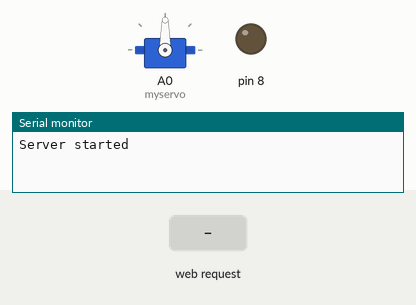
This sketch was run on a simulated Arduino Uno, built with avr-gcc and run on an emulated ATmega328P. On the bench: servo, output pins drawn as LEDs (lit = HIGH), the last lines printed to the serial monitor. The test bench sets the inputs (shaded band). WiFi joins after 1.5 s; servers stay silent unless stated.

Above: at 1.2 s.
1.3 s: HTTP request GET /ledon received
At 1.9 s:
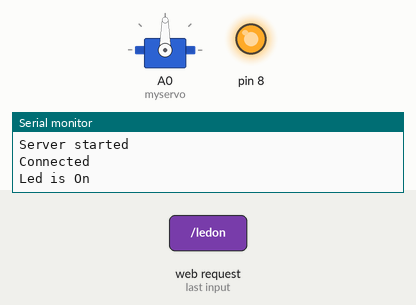
2.8 s: HTTP request GET /opendoor received
At 4.2 s:
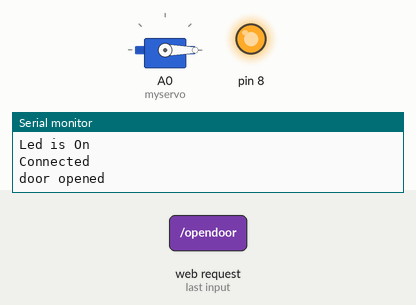
4.5 s: HTTP request GET /ledoff received
At 5.7 s:
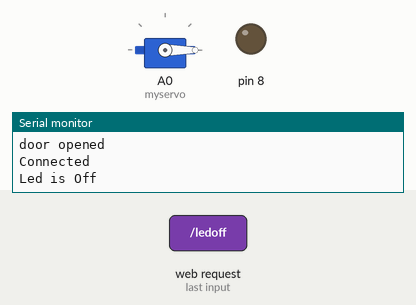
Timing chart, 0 to 7.5 s (numbered marks = the images above; inputs shaded):
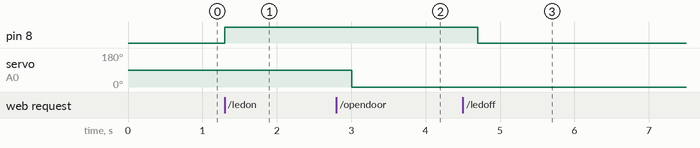

The sketch:

crcSocket.ino
```cpp
#include <SPI.h>
#include <Ethernet.h>
#include <Servo.h>
// Enter a MAC address, IP address and Portnumber for your Server below.
// The IP address will be dependent on your local network:
byte mac[] = { 0xDE, 0xAD, 0xBE, 0xEF, 0xFE, 0xED };
IPAddress ip(192,168,25, 6);
byte gateway[] = { 192, 168, 25, 1 };
int serverPort=80;
// Initialize the Ethernet server library
// with the IP address and port you want to use
EthernetServer server(serverPort);

Servo myservo;

void setup()
{
  // start the serial for debugging
  Serial.begin(9600);
  // start the Ethernet connection and the server:
  Ethernet.begin(mac, ip,gateway);
  server.begin();
  Serial.println("Server started");//log
  pinMode(8, OUTPUT);
  myservo.attach(A0);
}

void loop()
{
  // listen for incoming clients
  EthernetClient client = server.available();
  if (client) {
    String clientMsg =String(30);
    Serial.println("Connected");
    while (client.connected()) {
      if (client.available()) {
        char c = client.read();
        //Serial.print(c);
        clientMsg+=c;//store the recieved chracters in a string
        //if the character is an "end of line" the whole message is recieved
        if (c == '\n') {
          //Serial.println("Message from Client:"+clientMsg);//print it to the serial

          if(clientMsg.indexOf("ledon")>0)
          {
              Serial.println("Led is On");
              digitalWrite(8, HIGH);
          }
          else
          {
            if(clientMsg.indexOf("ledoff")>0)
            {
                Serial.println("Led is Off");
                digitalWrite(8, LOW);
            }
            else
            {
              if(clientMsg.indexOf("opendoor")>0)
              {
                Serial.println("door opened");
                myservo.write(0);
              }
              else
              {
                if(clientMsg.indexOf("closedoor")>0)
                {
                  Serial.println("door closed");
                  myservo.write(90);
                }
              }
            }
          }
          client.println(clientMsg);//modify the string and send it back
          clientMsg="";
        }
      }
    }
    // give the Client time to receive the data
    delay(200);
    // close the connection:
    client.stop();
  }
}
```

Measured:
- after the input at 1.3 s, pin 8: LOW → HIGH at once
- after the input at 2.8 s, servo on A0 (myservo): 90° → 0° after 0.20 s
- after the input at 4.5 s, pin 8: HIGH → LOW after 0.20 s
